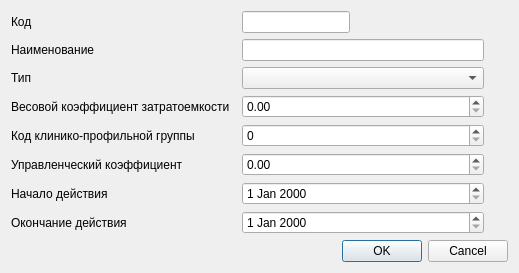
<?xml version="1.0" encoding="UTF-8"?>
<ui version="4.0">
 <class>Dialog</class>
 <widget class="QDialog" name="Dialog">
  <property name="geometry">
   <rect>
    <x>0</x>
    <y>0</y>
    <width>519</width>
    <height>271</height>
   </rect>
  </property>
  <property name="windowTitle">
   <string>Препараты крови</string>
  </property>
  <layout class="QGridLayout" name="gridLayout">
   <item row="9" column="0" colspan="7">
    <widget class="QDialogButtonBox" name="buttonBox">
     <property name="orientation">
      <enum>Qt::Horizontal</enum>
     </property>
     <property name="standardButtons">
      <set>QDialogButtonBox::Cancel|QDialogButtonBox::Ok</set>
     </property>
    </widget>
   </item>
   <item row="1" column="2">
    <layout class="QHBoxLayout" name="horizontalLayout">
     <property name="rightMargin">
      <number>0</number>
     </property>
     <item>
      <widget class="QLineEdit" name="edtCode">
       <property name="sizePolicy">
        <sizepolicy hsizetype="Fixed" vsizetype="Fixed">
         <horstretch>0</horstretch>
         <verstretch>0</verstretch>
        </sizepolicy>
       </property>
       <property name="minimumSize">
        <size>
         <width>100</width>
         <height>0</height>
        </size>
       </property>
      </widget>
     </item>
     <item>
      <spacer name="horizontalSpacer">
       <property name="orientation">
        <enum>Qt::Horizontal</enum>
       </property>
       <property name="sizeHint" stdset="0">
        <size>
         <width>40</width>
         <height>20</height>
        </size>
       </property>
      </spacer>
     </item>
    </layout>
   </item>
   <item row="2" column="0">
    <widget class="QLabel" name="lblName">
     <property name="text">
      <string>Наименование</string>
     </property>
    </widget>
   </item>
   <item row="3" column="0">
    <widget class="QLabel" name="lblType">
     <property name="text">
      <string>Тип</string>
     </property>
    </widget>
   </item>
   <item row="4" column="0">
    <widget class="QLabel" name="lblVk">
     <property name="text">
      <string>Весовой коэффициент затратоемкости</string>
     </property>
    </widget>
   </item>
   <item row="1" column="0">
    <widget class="QLabel" name="lblCode">
     <property name="text">
      <string>Код</string>
     </property>
    </widget>
   </item>
   <item row="3" column="2">
    <widget class="QComboBox" name="cmbType"/>
   </item>
   <item row="2" column="2">
    <widget class="QLineEdit" name="edtName"/>
   </item>
   <item row="4" column="2">
    <widget class="QDoubleSpinBox" name="edtVk"/>
   </item>
   <item row="5" column="0">
    <widget class="QLabel" name="lblProf">
     <property name="text">
      <string>Код клинико-профильной группы</string>
     </property>
    </widget>
   </item>
   <item row="5" column="2">
    <widget class="QSpinBox" name="edtProf">
     <property name="maximum">
      <number>999999999</number>
     </property>
    </widget>
   </item>
   <item row="6" column="2">
    <widget class="QDoubleSpinBox" name="edtManagementFactor"/>
   </item>
   <item row="6" column="0">
    <widget class="QLabel" name="lblManagementFactor">
     <property name="text">
      <string>Управленческий коэффициент</string>
     </property>
    </widget>
   </item>
   <item row="7" column="0">
    <widget class="QLabel" name="lblBegDate">
     <property name="text">
      <string>Начало действия</string>
     </property>
    </widget>
   </item>
   <item row="8" column="0">
    <widget class="QLabel" name="lblEndDate">
     <property name="text">
      <string>Окончание действия</string>
     </property>
    </widget>
   </item>
   <item row="7" column="2">
    <widget class="CDateEdit" name="edtBegDate"/>
   </item>
   <item row="8" column="2">
    <widget class="CDateEdit" name="edtEndDate"/>
   </item>
  </layout>
 </widget>
 <customwidgets>
  <customwidget>
   <class>CDateEdit</class>
   <extends>QDateEdit</extends>
   <header>library/DateEdit.h</header>
  </customwidget>
 </customwidgets>
 <tabstops>
  <tabstop>edtCode</tabstop>
  <tabstop>edtName</tabstop>
  <tabstop>cmbType</tabstop>
  <tabstop>buttonBox</tabstop>
 </tabstops>
 <resources/>
 <connections>
  <connection>
   <sender>buttonBox</sender>
   <signal>accepted()</signal>
   <receiver>Dialog</receiver>
   <slot>accept()</slot>
   <hints>
    <hint type="sourcelabel">
     <x>248</x>
     <y>254</y>
    </hint>
    <hint type="destinationlabel">
     <x>157</x>
     <y>274</y>
    </hint>
   </hints>
  </connection>
  <connection>
   <sender>buttonBox</sender>
   <signal>rejected()</signal>
   <receiver>Dialog</receiver>
   <slot>reject()</slot>
   <hints>
    <hint type="sourcelabel">
     <x>316</x>
     <y>260</y>
    </hint>
    <hint type="destinationlabel">
     <x>286</x>
     <y>274</y>
    </hint>
   </hints>
  </connection>
 </connections>
</ui>
